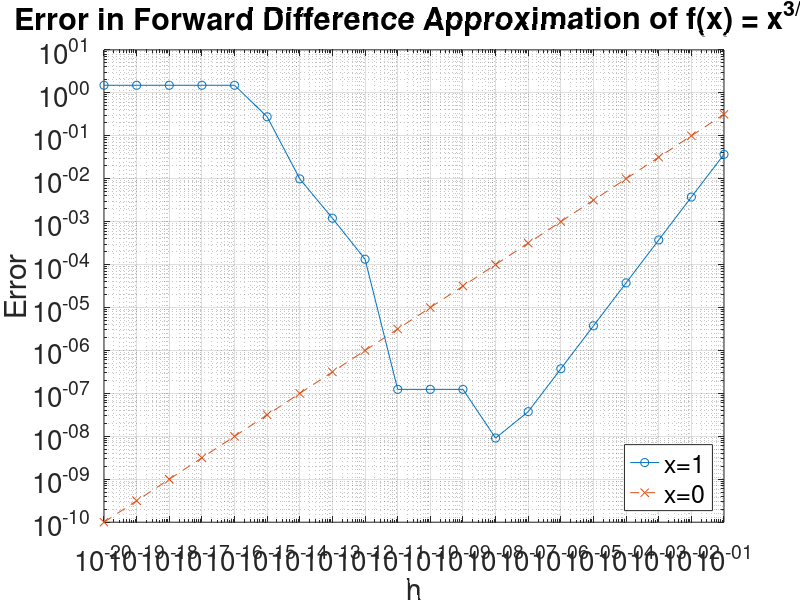

This figure's MATLAB source:
% Define the values of h
start = -20;
finish = -1;

% Create an array to store the values of h
h = transpose(10.^(start:finish));

% Define the value of x and its associated expected derivative
expected = 3/2;
x = 1;

% Compute the error in the forward difference
derivatives = ((x+h) .^(3/2) - x.^(3/2)) ./ h;
e1 = abs(derivatives - expected);

% Compute the convergence rate
conv1 = log10(e1(1:end-1) ./ e1(2:end)) ./ log10(h(1:end-1) ./ h(2:end));

% Compute the same thing but with x=0
expected = 0;
x = 0;

derivatives = ((x+h) .^(3/2) - x.^(3/2)) ./ h
e0 = abs(derivatives - expected)

conv0 = log10(e0(1:end-1) ./ e0(2:end)) ./ log10(h(1:end-1) ./ h(2:end));

% Display the results
fprintf("%6.2e %10.2e %10.2e\n", h(1), e1(1), e0(1));

for i = 2:length(h)
    fprintf("%6.2e %10.2e %10.2e %6.2f %6.2f\n", h(i), e1(i), e0(i), conv1(i-1), conv0(i-1));
end

% Plot the error in a loglog plot
loglog(h, e1, 'o-', h, e0, 'x--');
xlabel('h');
ylabel('Error');
legend('x=1', 'x=0');
legend('Location', 'southeast');
set(gca, "fontsize", 20);
title('Error in Forward Difference Approximation of f(x) = x^{3/2}');
grid on;
